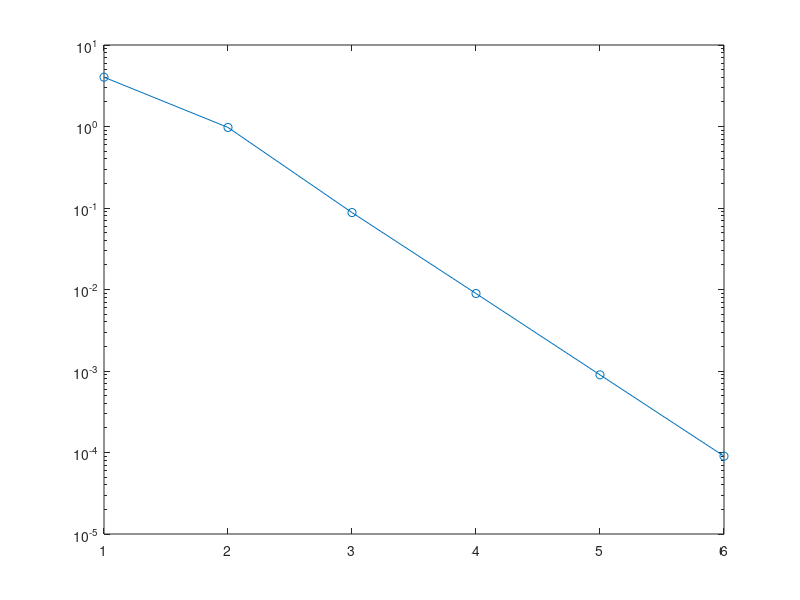

Write MATLAB code to recreate this figure.
Q = linspace(0.1, 10);
G = 15./Q - 0.3*log(Q) - 2.5;
plot(Q, G);
xlabel('Q');
ylabel('G(Q)');
title("G(Q) v/s Q");

func_G = @(q) 15./q - 0.3*log(q) - 2.5;
q0 = [0.1, 10];
root = fzero(func_G, q0);
fprintf('root = %d', root)

Q = zeros(1,6);
Q(1) = 1;
for n = 1:5
    Q(n+1) = 15/(0.3*log(Q(n))+2.5);
end
fprintf('Q6 = %d', Q)

diff = abs(Q - root);
semilogy(1:6, diff, '-o')


